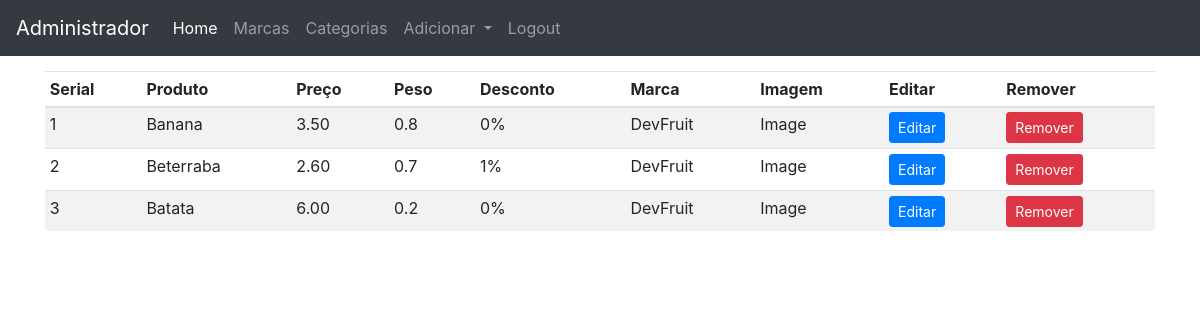
Page /admin (signed in) on the committed database.
### loja/produtos/models.py (models this page shows, shortened)
class Produto(db.Model):
    id = db.Column(db.Integer, primary_key=True)
    name = db.Column(db.String(80), nullable=False)
    price = db.Column(db.Numeric(10,2), nullable=False)
    discount = db.Column(db.Integer, default=0)
    stock = db.Column(db.Integer, nullable=False)
    weight= db.Column(db.Float, nullable=False)
    description= db.Column(db.Text, nullable=False)
    pub_date = db.Column(db.DateTime, nullable=False, default=datetime.utcnow)
    marca_id = db.Column(db.Integer, db.ForeignKey('marca.id'),nullable=False)
    marca = db.relationship('Marca', backref=db.backref('marcas', lazy=True))
    categoria_id = db.Column(db.Integer, db.ForeignKey('categoria.id'),nullable=False)
    categoria = db.relationship('Categoria', backref=db.backref('categorias', lazy=True))
    image= db.Column(db.String(150), nullable=True, default='image.jpg')

class Marca(db.Model):
    id = db.Column(db.Integer, primary_key=True)
    name = db.Column(db.String(30),nullable=False,unique=True)

### loja/admin/rotas.py (the view)
@app.route('/admin')
def admin():
    if 'email' not in session:
        flash(f'Realize o login!','danger')
        return redirect(url_for('adminLogin'))
    produtos = Produto.query.all()
    return render_template('admin/index.html', title = 'Pagina administrativa', produtos=produtos)

### loja/templates/admin/index.html (shortened to what this page needs)
{% extends 'layoutsAdmin.html' %}
{% block content %}
<div class="containter">
{% include 'navbarAdmin.html' %}
<div class="container" style="margin-top: 15px; margin-bottom: 15px;">
      <div class="containter mt-2">
        <table class="table table-sm table-striped">
            <thead>
                <th>Serial</th>
                <th>Produto</th>
                <th>Preço</th>
                <th>Peso</th>
                <th>Desconto</th>
                <th>Marca</th>
                <th>Imagem</th>
                <th>Editar</th>
                <th>Remover</th>
            </thead>
            <tbody>
                {% for produto in produtos %}
                <tr>
                    <td>{{loop.index}}</td>
                    <td>{{produto.name}}</td>
                    <td>{{produto.price}}</td>
                    <td>{{produto.weight}}</td>
                    <td>{{produto.discount}}%</td>
                    <td>{{produto.marca.name}}</td>
                    <td>Image</td>
                    <td><a href="{{url_for('updateproduto', id=produto.id)}}" class="btn btn-primary btn-sm"btn>Editar</a></td>
                    <td>
                      <form action="{{url_for('deleteproduto', id= produto.id)}}" method="POST">
                        <button type="button" class="btn btn-danger btn-sm" data-toggle="modal" data-target="#exampleModal{{produto.id}}">Remover</button>
                      </form>
                    </td>
                </tr>
                {% endfor %}
    </tbody>
  </table>
  </div>
</div>
{% endblock content %}

### rows in the picture
Produto: name "Banana", price "3.50", weight "0.8", discount "0", marca.name "DevFruit"
Produto: name "Beterraba", price "2.60", weight "0.7", discount "1", marca.name "DevFruit"
Produto: name "Batata", price "6.00", weight "0.2", discount "0", marca.name "DevFruit"
